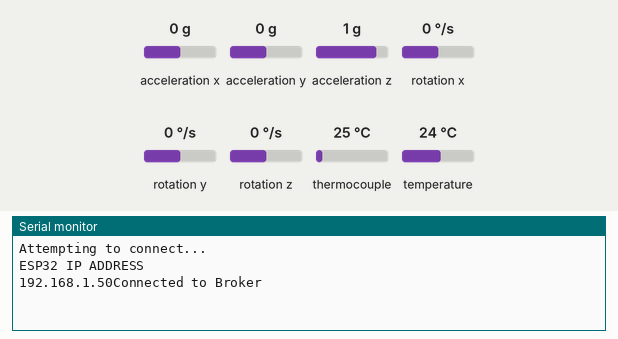
Recording of a sketch running on a simulated ESP32. On the bench: the last lines printed to the serial monitor. The test bench sets the inputs (shaded band); at power-on: acceleration x 0 g, thermocouple 25 °C, acceleration y 0 g, acceleration z 1 g, rotation x 0 °/s, rotation y 0 °/s, rotation z 0 °/s, temperature 24 °C. WiFi joins after 1.5 s; servers stay silent unless stated; no MQTT or app messages arrive unless stated.

Above: at 2.7 s.
2.8 s: acceleration x set to -1.4 g
At 6.5 s:
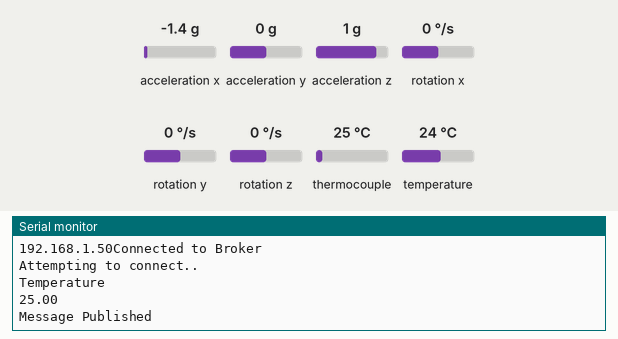
12.2 s: thermocouple set to 6 °C
At 14.7 s:
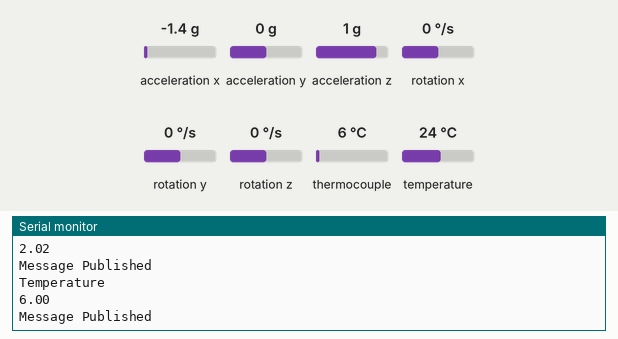
21.6 s: acceleration y set to -1.4 g
At 26.9 s:
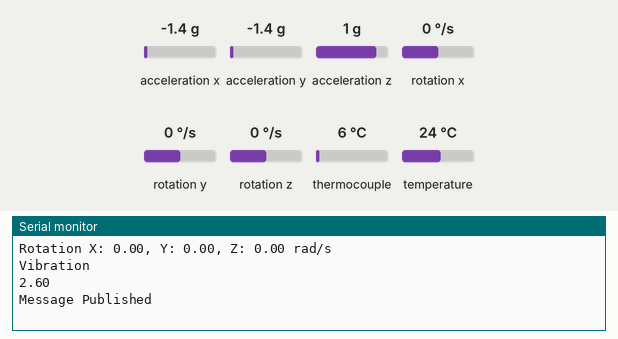
31.0 s: acceleration z set to -1.4 g
At 36.4 s:
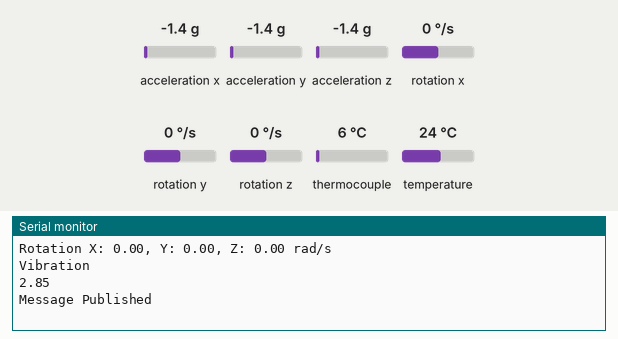
40.4 s: thermocouple set to 75 °C
At 41.8 s:
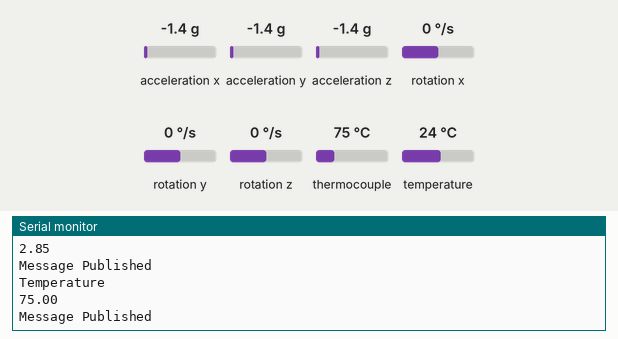
49.8 s: rotation x set to -192 °/s
At 54.3 s:
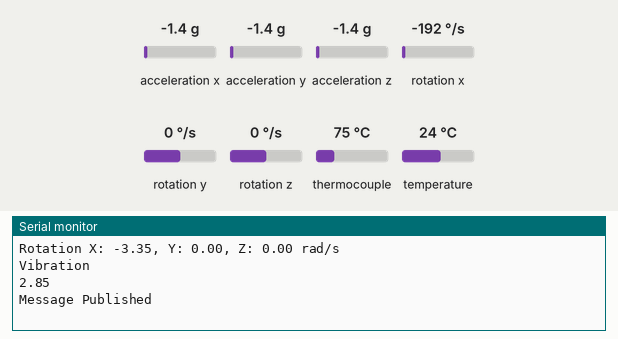
Timing chart, 0 to 55.8 s (numbered marks = the images above; inputs shaded):
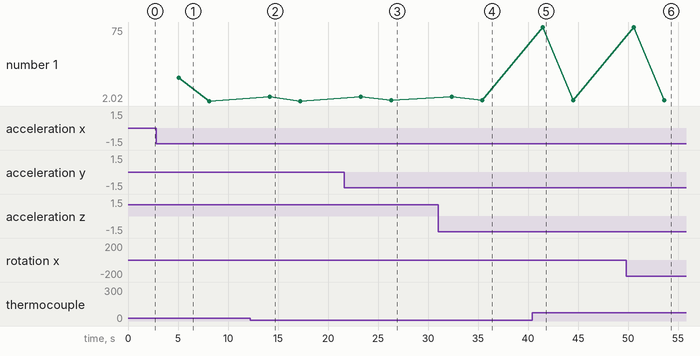

Measured:
- after the input at 12.2 s, the serial monitor: prints a new line after 2.0 s (image 2)
- after the input at 21.6 s, the serial monitor: prints a new line after 4.7 s (image 3)
- after the input at 31.0 s, the serial monitor: prints a new line after 4.4 s (image 4)
- after the input at 40.4 s, the serial monitor: prints a new line after 1.1 s (image 5)
- after the input at 49.8 s, the serial monitor: prints a new line after 3.8 s (image 6)
- plotted number 1: 2.02 → 2.6 after the input at 21.6 s, 2.6 → 2.85 after the input at 31.0 s

The sketch:

esp32_to_rpi_pub.ino
```cpp
/* Program for interfacing MPU6050(vibration sensor) and Type-K Thermocouple Sensor with ESP32 and publishing the sensor readings to the RPI via MQTT
 *
 *  work with MQTT protocol
 *
 */
#include <WiFi.h>
#include <Adafruit_MPU6050.h>     //header file for MPU6050(vibration sensor)
#include <Adafruit_Sensor.h>
#include <PubSubClient.h>         //MQTT header files for publish and subscribe of sensor data
#include <esp_wifi.h>
#include <ArduinoJson.h>
#include <Wire.h>
#include <max6675.h>          //header or library file for temperature sensor

Adafruit_MPU6050 mpu;         //creating an object mpu for vibration sensor

float frequency_Hz = 200.0;

DynamicJsonDocument temp_sensor_data_payload(1024);
DynamicJsonDocument vib_sensor_data_payload(1024);
DynamicJsonDocument combined_data_payload(1024);

char temp_data_format_for_mqtt_format[1024];
char vib_data_format_for_mqtt_format[1024];

const char* ssid =   "Your SSID";                                           //ssid - service set Identifier (Replace it with your ssid name)
const char* password =  "SSID password";                                              // replace with ssid paasword
const char* mqttBroker = "Broker IP";                                           // broker address - replace it with your broker address/cloud broker - test.mosquitto.org
const int   mqttPort = 1883;                                                   // broker port number
const char* clientID = "diot";                                               // client-id
const char* temp_topic_for_publish = "cdac/temp/data";                       // topic names
const char* vibration_topic_for_publish = "cdac/vibration/data";                // topic names
const char* combined_topic_for_publish = "cdac/sensor/data";                  //publishing both sensor data using one topic

WiFiClient MQTTclient;
PubSubClient client(MQTTclient);
long lastReconnectAttempt = 0;

int tempDO = 19;                 //Define the pins that are interfacing with the MAX6675 thermocouple amplifier.
int tempCS = 23;
int tempCLK = 5;
MAX6675 temp(tempCLK, tempCS, tempDO);               //Create a MAX6675 object called thermocouple on the pins

boolean reconnect()
{
  if (client.connect(clientID))
  {
   Serial.println("Attempting to connect..");
  }
  return client.connected();
}

void setup()
{
  mpu.begin();
  Serial.begin(9600);
  Serial.println("Attempting to connect...");
  WiFi.mode(WIFI_STA);                                        //for wifi
//  esp_wifi_set_mac(WIFI_IF_STA,&newMACAddress[0]);
  WiFi.begin(ssid, password);                                     // Connect to WiFi.

  if (WiFi.waitForConnectResult() != WL_CONNECTED)
  {
    Serial.println("Couldn't connect to WiFi.");
  }

  Serial.println("ESP32 IP ADDRESS");
  Serial.print(WiFi.localIP());
  client.setServer(mqttBroker, mqttPort);                         // Connect to broker
  Serial.println("Connected to Broker");
  lastReconnectAttempt = 0;
}


void loop()
{

  if (!client.connected())
  {
    long now = millis();
    if (now - lastReconnectAttempt > 5000)
    {                                                         // Try to reconnect.
      lastReconnectAttempt = now;
      if (reconnect())
      {                                          // Attempt to reconnect.192.168.
        lastReconnectAttempt = 0;
      }
    }
  }
  else
  {                           // Connected.
    client.loop();
    float t = temp.readCelsius();
    temp_sensor_data_payload["temperature"] = t;
    combined_data_payload["temperature"]=t;
    Serial.println("Temperature");
    Serial.println(t);
    serializeJson(temp_sensor_data_payload, temp_data_format_for_mqtt_format);                //serializing the data in JSON format
    client.publish(temp_topic_for_publish, temp_data_format_for_mqtt_format);                 //(topicname, payload)
    Serial.println("Message Published");
    delay(3000);

    mpu.setAccelerometerRange(MPU6050_RANGE_16_G);
    sensors_event_t a,g,temp;
    mpu.getEvent(&a,&g,&temp);

    Serial.print("Acceleration X axis :");
    Serial.print(a.acceleration.x);
    Serial.print("Acceleration Y axis :");
    Serial.print(a.acceleration.y);
    Serial.print("Acceleration Z axis :");
    Serial.println(a.acceleration.z);

    Serial.print("Rotation X: ");               // Print out the values of GyroRange
    Serial.print(g.gyro.x);
    Serial.print(", Y: ");
    Serial.print(g.gyro.y);
    Serial.print(", Z: ");
    Serial.print(g.gyro.z);
    Serial.println(" rad/s");

    double accelerationX = a.acceleration.x / 16384.0;
    double accelerationY = a.acceleration.y / 16384.0;
    double accelerationZ = a.acceleration.z / 16384.0;

    double accelerationMagnitude = sqrt(pow(accelerationX, 2) + pow(accelerationY, 2) + pow(accelerationZ, 2));            //calculate acceleration magnitude do the RMS of g values.

    double vi = accelerationMagnitude * frequency_Hz * 9.81;
    //Serial.println(vi);

    vib_sensor_data_payload["vibration"] = vi;
    combined_data_payload["vibration"] = vi;
    Serial.println("Vibration");
    Serial.println(vi);
    serializeJson(vib_sensor_data_payload, vib_data_format_for_mqtt_format);
    client.publish(vibration_topic_for_publish, vib_data_format_for_mqtt_format);                 //(topicname, payload)
    Serial.println("Message Published");
    delay(3000);

    serializeJson(combined_data_payload, temp_data_format_for_mqtt_format);
    client.publish(combined_topic_for_publish, temp_data_format_for_mqtt_format);
    delay(3000);
  }

}
```
